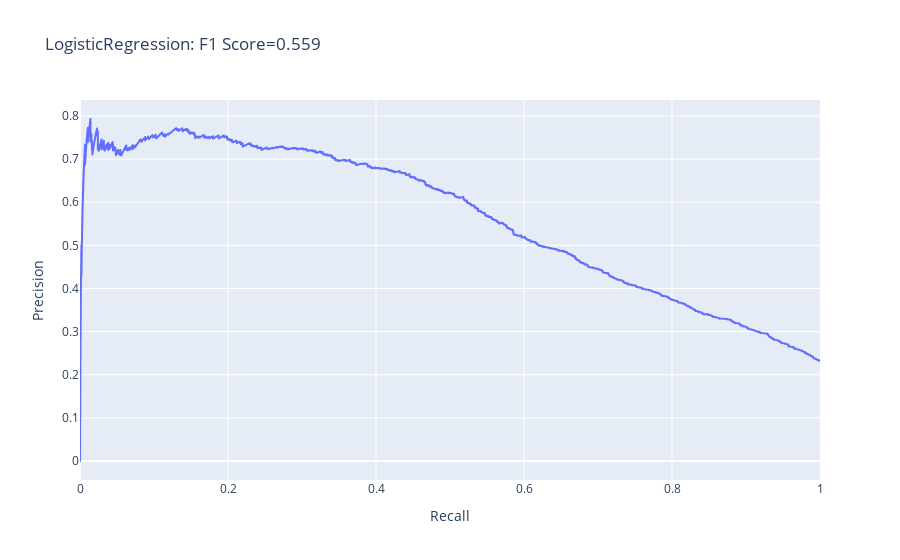
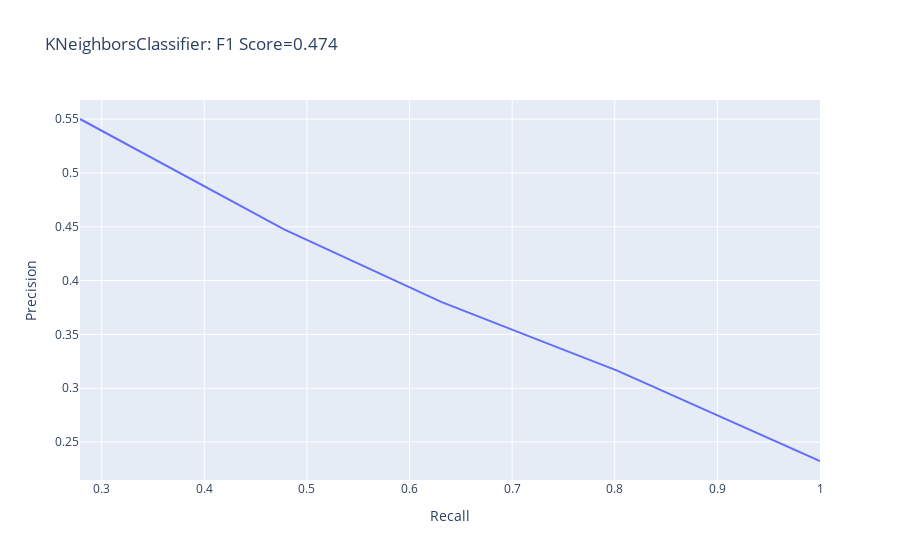
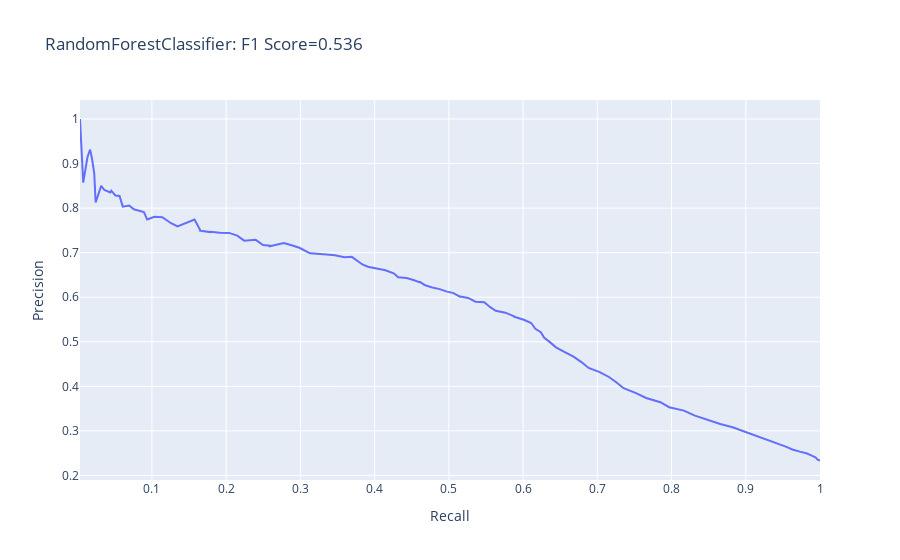

Here is the notebook cell these charts were saved with, in order:
### Markdown cell above
The number of default cases is now equal to the number of non-default cases.

### Code cell
# Fit the models using the oversampled training data
for model in models:
    model.fit(X_train_over, y_train_over)

results_df_over = pd.DataFrame()
# Plot output visualisations and create a table of results
for model in models:
    output = model_output(model, X_test, y_test)
    results_df_over = pd.concat([results_df_over, output], ignore_index = True)

results_df_over

### Figure 1 — Plotly figure (JSON) as saved in the notebook; plotly's stock layout.template omitted (floating-point values rounded to 4 significant figures; data arrays with more than 128 entries replaced by an {"elided": "..."} marker saying what was removed)
{"data": [{"hovertemplate": "<b>%{hovertext}</b><br><br>x=%{x}<br>y=%{y}<extra></extra>", "hovertext": {"elided": "6946 float values"}, "legendgroup": "", "line": {"color": "#636efa", "dash": "solid"}, "marker": {"symbol": "circle"}, "mode": "lines", "name": "", "showlegend": false, "type": "scattergl", "x": {"elided": "6946 float values"}, "xaxis": "x", "y": {"elided": "6946 float values"}, "yaxis": "y"}], "layout": {"legend": {"tracegroupgap": 0}, "title": {"text": "LogisticRegression: F1 Score=0.559"}, "xaxis": {"anchor": "y", "domain": [0, 1], "title": {"text": "Recall"}}, "yaxis": {"anchor": "x", "domain": [0, 1], "title": {"text": "Precision"}}}}

### Figure 2 — Plotly figure (JSON) as saved in the notebook; plotly's stock layout.template omitted (floating-point values rounded to 4 significant figures)
{"data": [{"hovertemplate": "<b>%{hovertext}</b><br><br>x=%{x}<br>y=%{y}<extra></extra>", "hovertext": [0, 0.2, 0.4, 0.6, 0.8, 1], "legendgroup": "", "line": {"color": "#636efa", "dash": "solid"}, "marker": {"symbol": "circle"}, "mode": "lines", "name": "", "orientation": "v", "showlegend": false, "type": "scatter", "x": [1, 0.8024, 0.7423, 0.6314, 0.4777, 0.2788], "xaxis": "x", "y": [0.2324, 0.3163, 0.3386, 0.3799, 0.4475, 0.5501], "yaxis": "y"}], "layout": {"legend": {"tracegroupgap": 0}, "title": {"text": "KNeighborsClassifier: F1 Score=0.474"}, "xaxis": {"anchor": "y", "domain": [0, 1], "title": {"text": "Recall"}}, "yaxis": {"anchor": "x", "domain": [0, 1], "title": {"text": "Precision"}}}}

### Figure 3 — Plotly figure (JSON) as saved in the notebook; plotly's stock layout.template omitted (floating-point values rounded to 4 significant figures)
{"data": [{"hovertemplate": "<b>%{hovertext}</b><br><br>x=%{x}<br>y=%{y}<extra></extra>", "hovertext": [0, 0.01, 0.02, 0.03, 0.04, 0.05, 0.06, 0.07, 0.08, 0.09, 0.1, 0.11, 0.12, 0.13, 0.14, 0.15, 0.16, 0.17, 0.18, 0.19, 0.2, 0.21, 0.22, 0.23, 0.24, 0.25, 0.26, 0.27, 0.28, 0.29, 0.3, 0.31, 0.32, 0.33, 0.34, 0.35, 0.36, 0.37, 0.38, 0.385, 0.3883, 0.39, 0.4, 0.41, 0.42, 0.43, 0.44, 0.45, 0.4533, 0.46, 0.47, 0.48, 0.49, 0.4943, 0.5, 0.5033, 0.51, 0.515, 0.52, 0.53, 0.54, 0.55, 0.56, 0.57, 0.58, 0.59, 0.6, 0.61, 0.62, 0.63, 0.6333, 0.64, 0.645, 0.65, 0.66, 0.67, 0.68, 0.69, 0.6983, 0.7, 0.71, 0.72, 0.73, 0.74, 0.75, 0.76, 0.7624, 0.77, 0.7707, 0.78, 0.79, 0.8, 0.81, 0.82, 0.83, 0.84, 0.85, 0.86, 0.87, 0.88, 0.89, 0.9, 0.9045, 0.9067, 0.91, 0.92, 0.93, 0.94, 0.95, 0.96, 0.97, 0.975, 0.9775, 0.98, 0.99, 1], "legendgroup": "", "line": {"color": "#636efa", "dash": "solid"}, "marker": {"symbol": "circle"}, "mode": "lines", "name": "", "orientation": "v", "showlegend": false, "type": "scatter", "x": [1, 1, 0.9969, 0.9957, 0.9938, 0.9888, 0.9827, 0.9727, 0.9628, 0.9548, 0.9449, 0.9349, 0.9232, 0.9133, 0.8965, 0.8823, 0.8656, 0.8457, 0.8315, 0.8166, 0.7968, 0.785, 0.7658, 0.7522, 0.7354, 0.7255, 0.7156, 0.7032, 0.6884, 0.6791, 0.6679, 0.6549, 0.6444, 0.6369, 0.6283, 0.6239, 0.6165, 0.6109, 0.601, 0.588, 0.588, 0.588, 0.5762, 0.5632, 0.5558, 0.5477, 0.5359, 0.526, 0.5155, 0.5149, 0.5062, 0.4975, 0.4876, 0.4777, 0.4777, 0.4672, 0.4672, 0.461, 0.4603, 0.4523, 0.443, 0.4318, 0.4257, 0.4145, 0.4027, 0.391, 0.3835, 0.3761, 0.3693, 0.3594, 0.347, 0.3463, 0.3315, 0.3309, 0.3129, 0.2986, 0.2881, 0.2776, 0.259, 0.259, 0.2497, 0.2398, 0.2243, 0.215, 0.2038, 0.1914, 0.1791, 0.1784, 0.1648, 0.1648, 0.1574, 0.1344, 0.1258, 0.114, 0.1035, 0.09356, 0.08922, 0.07559, 0.06939, 0.06072, 0.05638, 0.05081, 0.04523, 0.04461, 0.04399, 0.03594, 0.0316, 0.02416, 0.0223, 0.01921, 0.01673, 0.01487, 0.01363, 0.01301, 0.007435, 0.003098], "xaxis": "x", "y": [0.2324, 0.2334, 0.2354, 0.2377, 0.2407, 0.2444, 0.2491, 0.2535, 0.2583, 0.2642, 0.2704, 0.2766, 0.2825, 0.2904, 0.2999, 0.3082, 0.3154, 0.3256, 0.3341, 0.3455, 0.3531, 0.3643, 0.3738, 0.3848, 0.3958, 0.409, 0.4209, 0.4319, 0.4412, 0.4538, 0.4667, 0.4781, 0.4876, 0.4981, 0.5093, 0.5215, 0.5293, 0.5421, 0.5493, 0.5563, 0.5566, 0.5569, 0.5653, 0.5695, 0.5776, 0.5885, 0.59, 0.5983, 0.6016, 0.6013, 0.6092, 0.6125, 0.6182, 0.6213, 0.6218, 0.6273, 0.6278, 0.6343, 0.634, 0.6387, 0.643, 0.6448, 0.6537, 0.6604, 0.6646, 0.6684, 0.6736, 0.682, 0.6906, 0.6897, 0.6948, 0.6944, 0.6966, 0.6962, 0.6985, 0.7109, 0.7165, 0.7214, 0.7145, 0.7158, 0.7171, 0.7288, 0.7269, 0.7383, 0.7443, 0.7446, 0.7468, 0.7461, 0.7493, 0.7514, 0.7744, 0.7587, 0.766, 0.7797, 0.7804, 0.7744, 0.7912, 0.7974, 0.8058, 0.8033, 0.8273, 0.8283, 0.8391, 0.8372, 0.8353, 0.8406, 0.85, 0.8125, 0.878, 0.9118, 0.931, 0.9231, 0.9167, 0.913, 0.8571, 1], "yaxis": "y"}], "layout": {"legend": {"tracegroupgap": 0}, "title": {"text": "RandomForestClassifier: F1 Score=0.536"}, "xaxis": {"anchor": "y", "domain": [0, 1], "title": {"text": "Recall"}}, "yaxis": {"anchor": "x", "domain": [0, 1], "title": {"text": "Precision"}}}}
